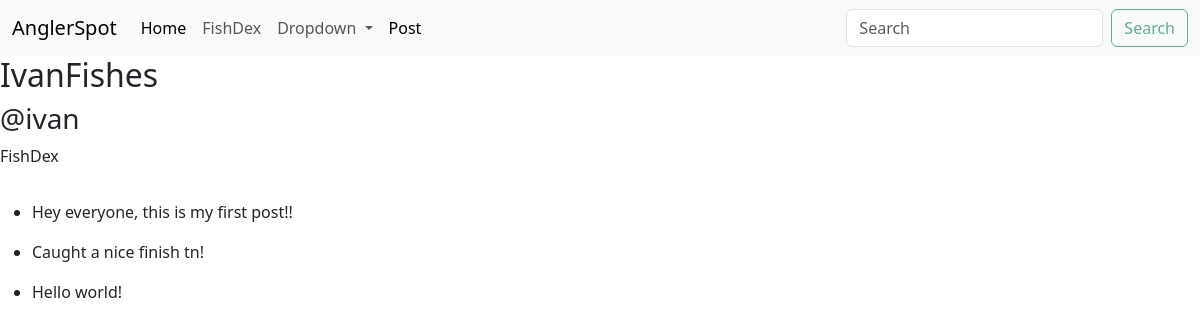
The app's page /user_profile/1/ (signed in), older data.
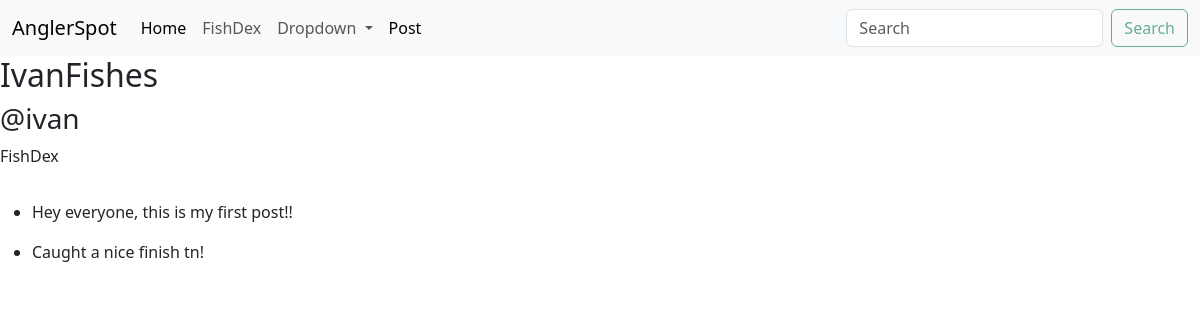
The same page, newer data.
### angler/models/post.py (models this page shows, shortened)
class Post(models.Model):
    user = models.ForeignKey(User, on_delete=models.CASCADE)
    text = models.TextField()
    created_date = models.DateTimeField(auto_now=True)
    image = models.ImageField (upload_to='post_img/', blank=True)

### angler/views/user_profile.py (the view)
# urls.py: path('user_profile/<int:user_id>/', UserProfileView.as_view(), name='user_profile'),
class UserProfileView(LoginRequiredMixin, View):
    login_url = '/login/'
    def get(self, request, user_id):
        user = get_object_or_404(User, id=user_id)
        user_profile = get_object_or_404(Profile, user=user)
        posts = Post.objects.filter(user=user)
        is_users_acc = False
        if user == request.user:
            is_users_acc = True
        is_friend = FriendList.is_friend(user, request.user)
        pending_sent_friend_request = FriendRequest.objects.filter(request_sender=request.user, request_reciever=user, request_status=0).exists()
        pending_recieved_friend_request = FriendRequest.objects.filter(request_sender=user, request_reciever=request.user, request_status=0).exists()
        context = {
            'user':user,
            'user_profile':user_profile,
            'posts':posts,
            'is_users_acc':is_users_acc,
            'is_friend':is_friend,
            'pending_sent_friend_request':pending_sent_friend_request,
            'pending_recieved_friend_request':pending_recieved_friend_request
        }
        return render(request, 'angler/user_profile.html', context)

### angler/models/friends.py (called while the page is built)
    def is_friend(user1, user2):
        user_friend_list = FriendList.objects.get(user=user1)
        friends = user_friend_list.friends.all()
        for friend in friends:
            if friend == user2:
                return True

### angler/templates/angler/user_profile.html (shortened to what this page needs)
{% extends 'angler/base.html'%}
{% block content %}
<body>
    <h2>{{ user_profile.profile_name }}</h2>
    <h3>@{{user.username}}</h3>
    <a class="nav-link" href="{% url 'fishdex' user_id=user.id %}">FishDex</a>
    <br>
    {% if posts %}
            <ul>
                {% for post in posts %}
                <li>
                    <p>{{post.text}}</p>
                </li>
                {% endfor %}
            </ul>
        {% endif %}
</body>
{% endblock %}

Row changes from the older to the newer data that the page shows:
removed Post: text "Hello world!"
